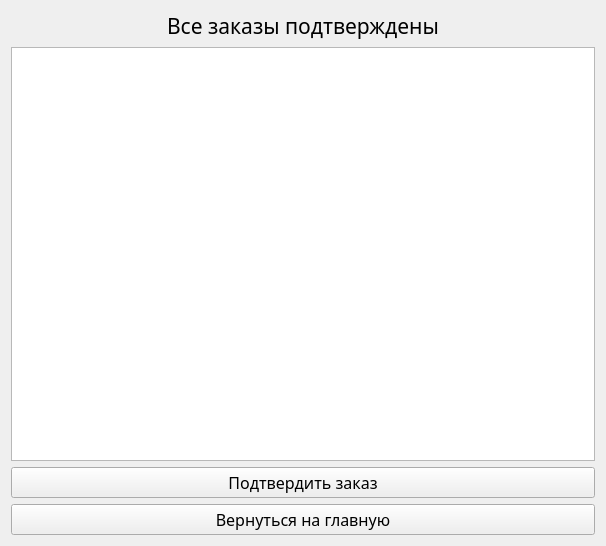
<?xml version="1.0" encoding="UTF-8"?>
<ui version="4.0">
 <class>Confirm_order</class>
 <widget class="QWidget" name="Confirm_order">
  <property name="geometry">
   <rect>
    <x>0</x>
    <y>0</y>
    <width>606</width>
    <height>546</height>
   </rect>
  </property>
  <property name="font">
   <font>
    <family>Franklin Gothic Book</family>
    <pointsize>12</pointsize>
   </font>
  </property>
  <property name="windowTitle">
   <string>Form</string>
  </property>
  <layout class="QGridLayout" name="gridLayout">
   <item row="0" column="0">
    <widget class="QLabel" name="label_allConfirmed">
     <property name="font">
      <font>
       <family>Franklin Gothic Book</family>
       <pointsize>16</pointsize>
      </font>
     </property>
     <property name="text">
      <string>Все заказы подтверждены</string>
     </property>
     <property name="alignment">
      <set>Qt::AlignCenter</set>
     </property>
    </widget>
   </item>
   <item row="2" column="0">
    <widget class="QPushButton" name="pushButton_confirmation">
     <property name="text">
      <string>Подтвердить заказ</string>
     </property>
    </widget>
   </item>
   <item row="3" column="0">
    <widget class="QPushButton" name="pushButton_backToAdmin">
     <property name="text">
      <string>Вернуться на главную</string>
     </property>
    </widget>
   </item>
   <item row="1" column="0">
    <widget class="QTableWidget" name="tableWidget_confirmOrders"/>
   </item>
  </layout>
 </widget>
 <resources/>
 <connections/>
</ui>
